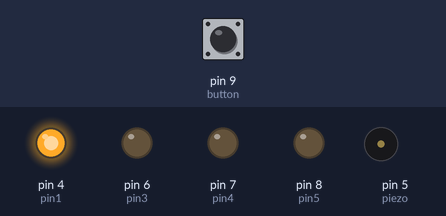
A sketch run on a simulated Arduino Uno, built with avr-gcc and run on an emulated ATmega328P. Parts: output pins drawn as LEDs (lit = HIGH), buzzer (waves = sounding, pin HIGH). Inputs (shaded band) come from the test bench; at power-on: pin 9 (button) LOW.

Above: at 1.8 s.
1.9 s: pin 9 (button) pulled HIGH for 3.2 s
At 6.2 s:
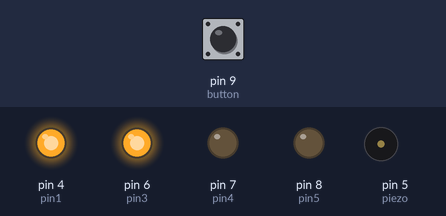
6.6 s: pin 9 (button) pulled HIGH for 0.6 s
At 7.7 s:
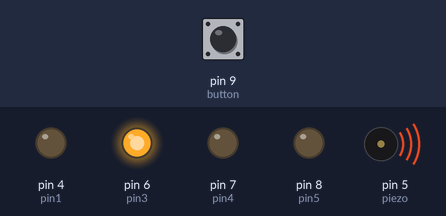
8.7 s: pin 9 (button) pulled HIGH for 1 s
At 9.3 s:
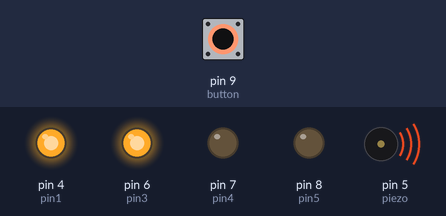
11.2 s: pin 9 (button) pulled HIGH for 1 s
At 12.7 s:
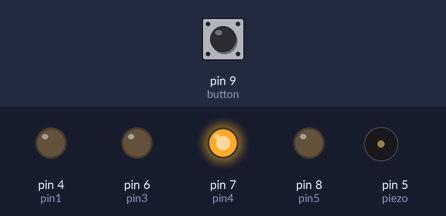
13.7 s: pin 9 (button) pulled HIGH for 0.6 s
At 14.3 s:
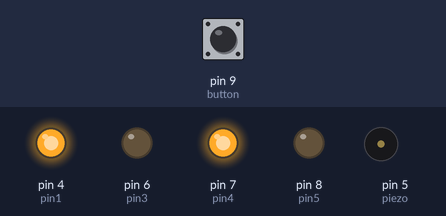
15.8 s: pin 9 (button) pulled HIGH for 0.6 s
At 17.0 s:
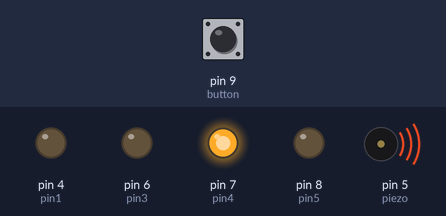
Timing chart, 0 to 18.8 s (numbered marks = the images above; inputs shaded):
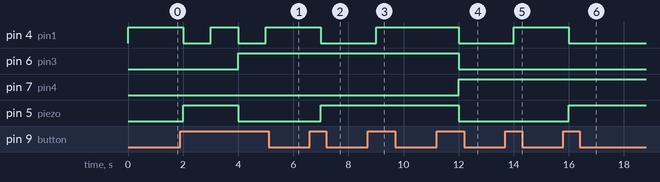

Measured:
- after the input at 1.9 s, pin 4 (pin1): alternates HIGH for 1.0 s and LOW for 1.0 s, starting after 0.10 s; pin 6 (pin3): LOW → HIGH after 2.1 s; pin 5 (piezo): LOW → HIGH after 0.10 s, → LOW 2.0 s later
- after the input at 6.6 s, pin 4 (pin1): HIGH → LOW after 0.40 s; pin 5 (piezo): LOW → HIGH after 0.40 s
- after the input at 8.7 s, pin 4 (pin1): LOW → HIGH after 0.30 s
- after the input at 11.2 s, pin 4 (pin1), pin 6 (pin3), pin 5 (piezo): HIGH → LOW after 0.80 s; pin 7 (pin4): LOW → HIGH after 0.80 s
- after the input at 13.7 s, pin 4 (pin1): LOW → HIGH after 0.30 s
- after the input at 15.8 s, pin 4 (pin1): HIGH → LOW after 0.20 s; pin 5 (piezo): LOW → HIGH after 0.20 s

The sketch:

RFID_Habittracker_test.ino
```cpp
const int piezo = 5;
const int button = 9;
int buttonIncrementer = 1;
const int pin1 = 4;
const int pin2 = 5;
const int pin3 = 6;
const int pin4 = 7;
const int pin5 = 8;

void setup() {

  pinMode(piezo, OUTPUT); // Set piezo - pin 9 as an output
  pinMode(button, INPUT);
  pinMode(pin1, OUTPUT);
  pinMode(pin2, OUTPUT);
  pinMode(pin3, OUTPUT);
  pinMode(pin4, OUTPUT);
  pinMode(pin5, OUTPUT);

}

void loop() {

  if (digitalRead(button) == HIGH) {
    buttonIncrementer++;
    Serial.println("Reading button 1");
  }
  else if(digitalRead(button) == LOW) {
    Serial.println("Nothing");
  }

  if ((buttonIncrementer % 2) > 0) {
    digitalWrite(pin1, HIGH);
  } else {
    digitalWrite(pin1, LOW);
  }
  if ((buttonIncrementer % 4) > 1) {
    digitalWrite(pin2, HIGH);
  } else {
    digitalWrite(pin2, LOW);
  }
  if ((buttonIncrementer % 8) > 3) {
    digitalWrite(pin3, HIGH);
  } else {
    digitalWrite(pin3, LOW);
  }
  if ((buttonIncrementer % 16) > 7) {
    digitalWrite(pin4, HIGH);
  } else {
    digitalWrite(pin4, LOW);
  }
  if ((buttonIncrementer % 32) > 15) {
    digitalWrite(pin5, HIGH);
  } else {
    digitalWrite(pin5, LOW);
  }

  delay(1000);
}
```
